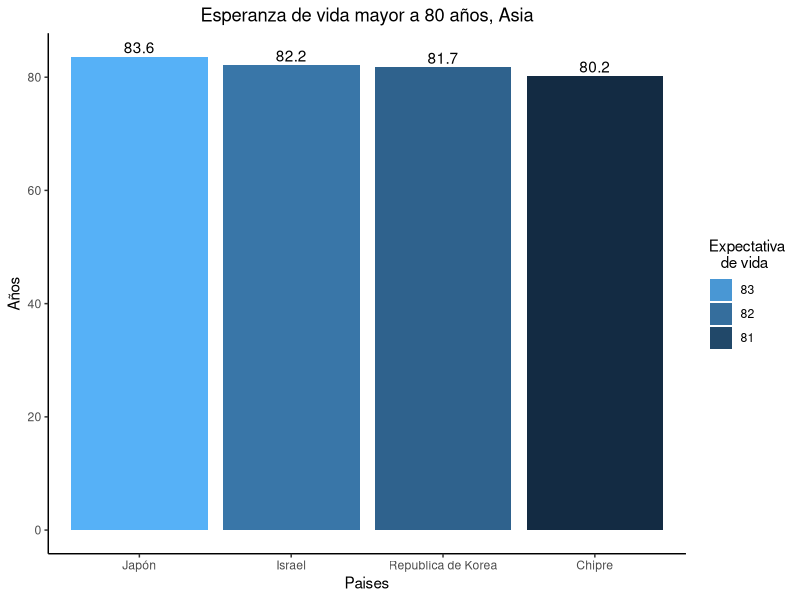
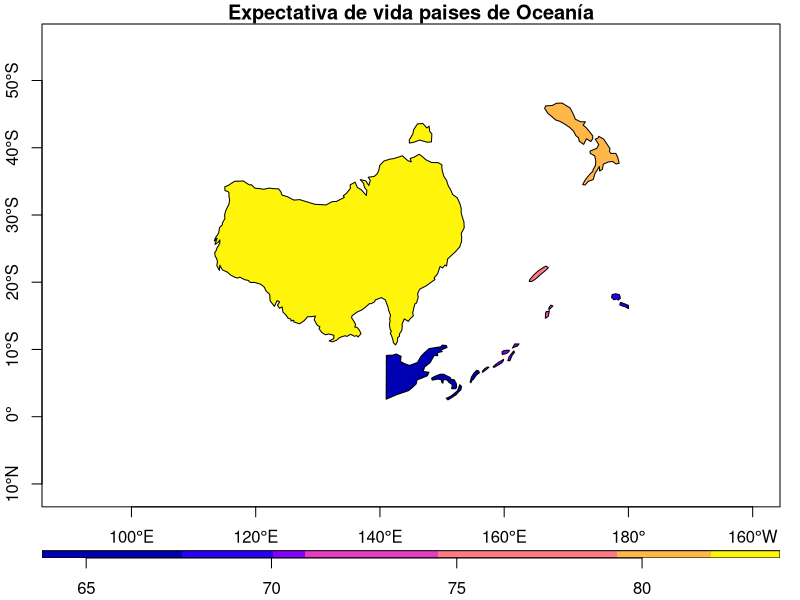
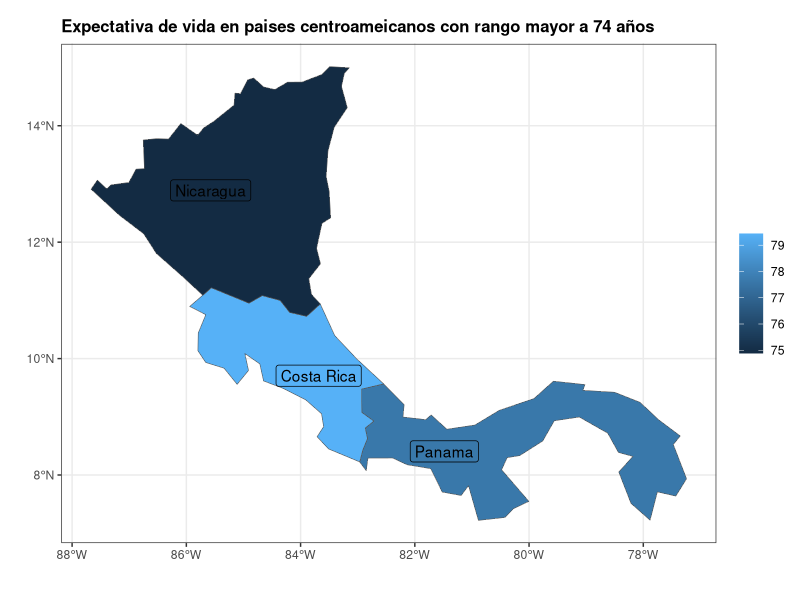
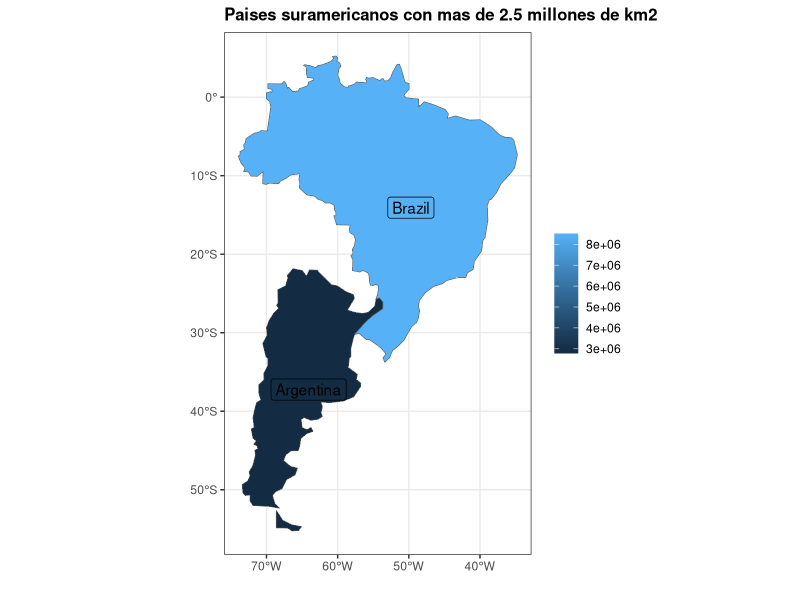
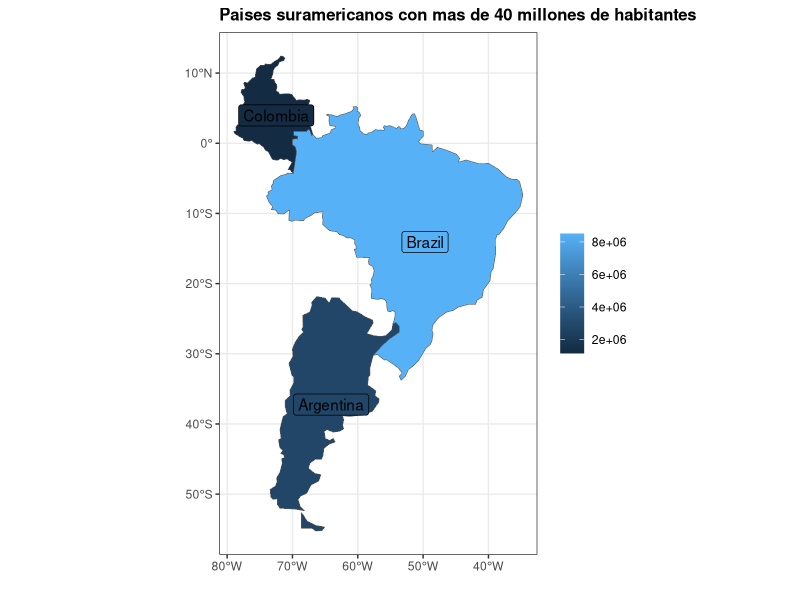

Write the R code that produced these figures, in order.
## ---- chunk 1
knitr::opts_chunk$set(echo = TRUE)
## ---- chunk 2
# Paquete para generación de documentos (ej. HTML)
library(knitr)
# Paquete para formateo de tablas
library(kableExtra)
# Paquete de graficación
library(ggplot2)
# Paquete de manejo de datos geoespaciales vectoriales
library(sf)
# Paquete con conjuntos de datos geoespaciales
library(spData)
# paquete de manejo de datos
library(dplyr)
## ---- chunk 3
names(world)
## ---- chunk 4
kable(
  world[1:10, 1:5, drop = TRUE], 
  caption="Datos demográficos de los países del mundo"
)
## ---- chunk 5
kable(
  world[1:10, c("name_long","continent","pop","lifeExp","gdpPercap"), drop = TRUE], 
  col.names=c("País","Continente","Población","Esperanza de vida","Renta per cápita"),  
  caption="Datos demográficos de los países del mundo"
)
## ---- chunk 6
# Se extraen las observaciones ordenadas por orden alfabético de país
world.orden <- order(world$name_long)
# Se genera un nuevo data frame ordenado
world.ordenadoxpais <- world[world.orden,]
# Se formatea la tabla con el nuevo data frame
kable(
  world.ordenadoxpais[, c("name_long","continent","pop","lifeExp","gdpPercap"), drop = TRUE], 
  col.names=c("País","Continente","Población","Esperanza de vida","Renta per cápita"),  
  caption="Datos demográficos de los países del mundo"
) %>%
  kable_styling() %>%
  scroll_box(
    width = "800px", 
    height = "500px", 
    fixed_thead = TRUE
  )
## ---- chunk 7
# Se extraen las observaciones correspondientes a los países de Centroamérica
centro_america = world[world$name_long == "Belize" |
                         world$name_long == "Guatemala" |
                         world$name_long == "Honduras" |
                         world$name_long == "El Salvador" |
                         world$name_long == "Nicaragua" |
                         world$name_long == "Costa Rica" |
                         world$name_long == "Panama"
                       , ]
# Se formatea la tabla con el nuevo data frame
kable(
  centro_america[, c("name_long","continent","pop","lifeExp","gdpPercap"), drop = TRUE], 
  col.names=c("País","Continente","Población","Esperanza de vida","Renta per cápita"),  
  caption="Datos demográficos de los países de Centroamérica"
) %>%
  kable_styling()
## ---- chunk 8
asia <- world[world$continent == "Asia",] %>%
  filter(lifeExp >= 80)

ggplot(asia, aes(x=reorder(name_long, -lifeExp), y= lifeExp))+
  geom_col(aes(fill= round(lifeExp, 1)), position = "dodge")+
  geom_text(aes(label= round(lifeExp, 1), vjust=-0.3))+
  scale_x_discrete(
    breaks = c("Japan", "Israel", "Republic of Korea", "Cyprus"),
    label = c("Japón", "Israel", "Republica de Korea", "Chipre"))+
  scale_fill_continuous(breaks= c(83, 82, 81, 80))+
  guides(fill=guide_legend(title = "Expectativa\n   de vida"))+
  theme_classic()+ xlab("Paises")+ ylab("Años")+
  ggtitle("Esperanza de vida mayor a 80 años, Asia")+
  theme(plot.title = element_text(hjust = 0.5))

## ---- chunk 9

## ---- chunk 10
oceania <- world[world$continent == "Oceania",]

plot(oceania["lifeExp"], main="Expectativa de vida paises de Oceanía", xlim = c(90,200), ylim = c(-15,-30), 
     axes=TRUE, key.width = lcm(1.3), key.length = 1.0)
## ---- chunk 11

## ---- chunk 12
centroamerica <- world[world$subregion == "Central America",] %>%
  filter(name_long != "Mexico",
         lifeExp >= 74)

ggplot(centroamerica, aes(fill=lifeExp))+
  geom_sf()+
  geom_sf_label(aes(label=name_long))+
  
  ggtitle("Expectativa de vida en paises centroameicanos con rango mayor a 74 años")+
  xlab("")+ylab("")+
  theme_bw()+
  theme(legend.title = element_blank(), 
        title =element_text(size=10, face='bold'))
## ---- chunk 13

## ---- chunk 14
suramerica <- world[world$subregion == "South America",] %>%
  filter(area_km2 >= 2500000)

ggplot(suramerica, aes(fill=area_km2))+
  geom_sf()+
  geom_sf_label(aes(label=name_long))+
  ggtitle("Paises suramericanos con mas de 2.5 millones de km2")+
  xlab("")+ylab("")+
  theme_bw()+
  theme(legend.title = element_blank(), 
        title =element_text(size=10, face='bold'))


## ---- chunk 15
popsuramerica <- world[world$subregion == "South America",] %>%
  filter(pop >= 40000000)

ggplot(popsuramerica, aes(fill=area_km2))+
  geom_sf()+
  geom_sf_label(aes(label=name_long))+
  ggtitle("Paises suramericanos con mas de 40 millones de habitantes")+
  xlab("")+ylab("")+
  theme_bw()+
  theme(legend.title = element_blank(), 
        title =element_text(size=10, face='bold'))
